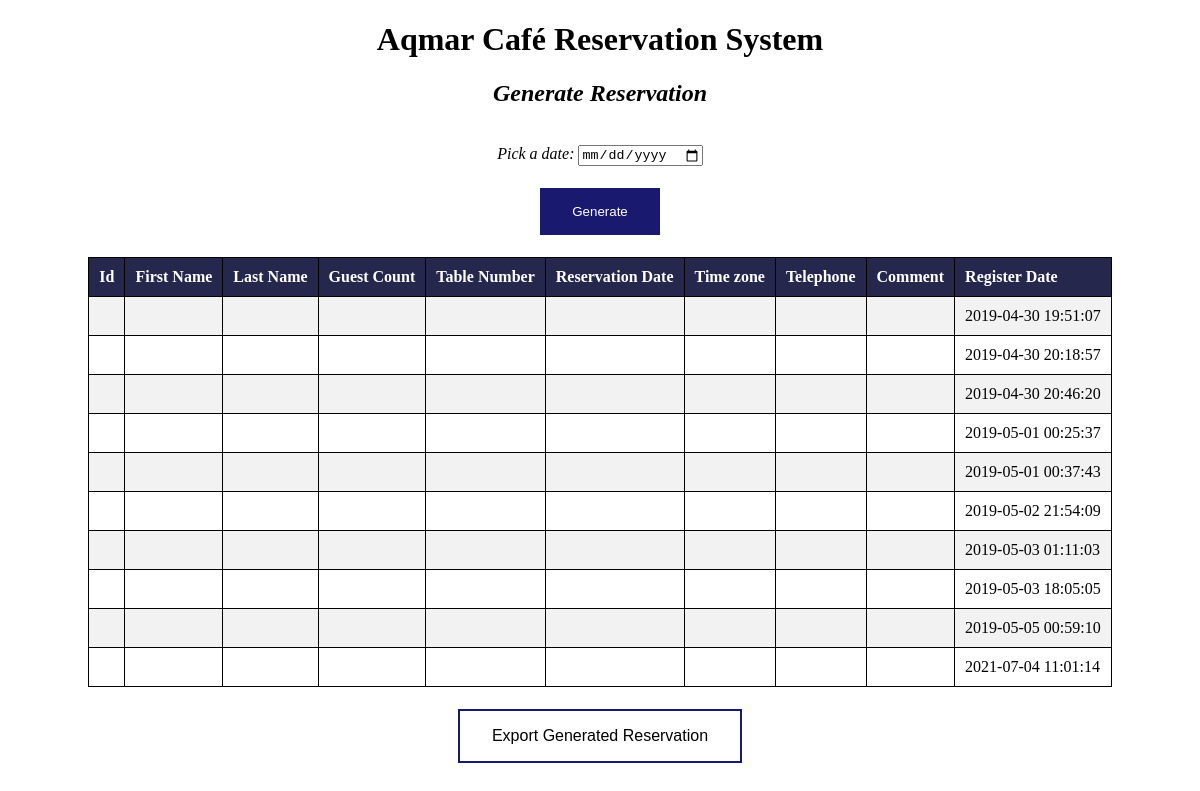
/admin/adminpage.php, run on the app's committed database.
### tables this page shows
CREATE TABLE `users` (
  `user_id` int(11) NOT NULL,
  `uidUsers` tinytext NOT NULL,
  `emailUsers` tinytext NOT NULL,
  `pwdUsers` longtext NOT NULL,
  `reg_date` timestamp NOT NULL DEFAULT current_timestamp(),
  `role_id` int(11) NOT NULL DEFAULT 1
);

### admin/adminpage.php (the view, shortened to what this page needs)
<?php
if(isset($_POST['search']))
{
    $valueToSearch = $_POST['valueToSearch'];
    $query = "SELECT * FROM `reservation` WHERE CONCAT(`reserv_id`, `f_name`, `l_name`, `num_guests`, `num_tables`, `rdate`, `time_zone`,
    `telephone`, `comment`, `reg_date`) LIKE '%".$valueToSearch."%'";
    $search_result = filterTable($query);
}
 else {
    $query = "SELECT * FROM `users`";
    $search_result = filterTable($query);
}
function filterTable($query)
{
    $connect = mysqli_connect("localhost", "root", "", "loginsystem");
    $filter_Result = mysqli_query($connect, $query);
    return $filter_Result;
}
?>
<!DOCTYPE html>
<html>
    <head>
    </head>
    <body><center>
		<h1>Aqmar Café Reservation System</h1>
		<h2><i>Generate Reservation</i></h2><br>
        <form action="adminpage.php" method="post">
			<label><i>Pick a date: </i></label>
            <input type="date" name="valueToSearch" placeholder="Value To Search"><br><br>
            <input type="submit" name="search" value="Generate"><br><br>
            <table>
                <tr>
                    <th>Id</th>
                    <th>First Name</th>
                    <th>Last Name</th>
                    <th>Guest Count</th>
                    <th>Table Number</th>
                    <th>Reservation Date</th>
                    <th>Time zone</th>
                    <th>Telephone</th>
                    <th>Comment</th>
                    <th>Register Date</th>
                </tr>
                <?php while($row = mysqli_fetch_array($search_result)):?>
                <tr>
                    <td><?php echo $row['reserv_id'];?></td>
                    <td><?php echo $row['f_name'];?></td>
                    <td><?php echo $row['l_name'];?></td>
                    <td><?php echo $row['num_guests'];?></td>
                    <td><?php echo $row['num_tables'];?></td>
                    <td><?php echo $row['rdate'];?></td>
                    <td><?php echo $row['time_zone'];?></td>
                    <td><?php echo $row['telephone'];?></td>
                    <td><?php echo $row['comment'];?></td>
                    <td><?php echo $row['reg_date'];?></td>
                </tr>
                <?php endwhile;?>
            </table>
    </form><br>
        <button class="button" id="export">Export Generated Reservation</button>
    </body></center>
</html>

### admin/adminpage.php (style rules this page uses)
table,tr,th,td { border: 1px solid black; padding: 10px; text-align: left; border-collapse: collapse; }
tr:nth-child(even) { background-color: #f2f2f2; }
th { background-color: #25274D; color: white; }
input[type=button], input[type=submit], input[type=reset] { background-color: #191970; border: none; color: white; padding: 16px 32px; text-decoration: none; margin: 4px 2px; cursor: pointer; }
.button { background-color: #191970; border: none; color: white; padding: 16px 32px; text-align: center; text-decoration: none; display: inline-block; font-size: 16px; margin: 4px 2px; transition-duration: 0.4s; cursor: pointer; }
.button { background-color: white; color: black; border: 2px solid #191970; }

### data on the page
users: reg_date "2019-04-30 19:51:07"
users: reg_date "2019-04-30 20:18:57"
users: reg_date "2019-04-30 20:46:20"
users: reg_date "2019-05-01 00:25:37"
users: reg_date "2019-05-01 00:37:43"
users: reg_date "2019-05-02 21:54:09"
users: reg_date "2019-05-03 01:11:03"
users: reg_date "2019-05-03 18:05:05"
users: reg_date "2019-05-05 00:59:10"
users: reg_date "2021-07-04 11:01:14"
